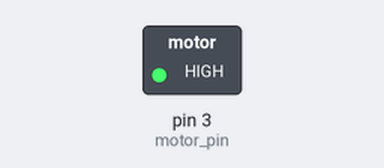
The sketch below on a simulated Arduino Uno, built with avr-gcc and run on an emulated ATmega328P. Shown: switched loads named in the sketch (green lamp = pin HIGH). What the sketch prints to the serial monitor is not drawn.

Above: at 1.5 s.
At 3.5 s:
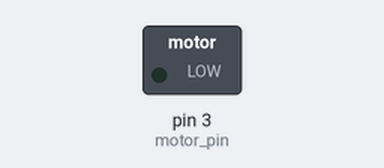
Timing chart, 0 to 5.2 s (numbered marks = the images above):
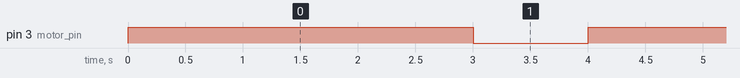

Measured:
- by itself, pin 3 (motor_pin): alternates HIGH for 3.0 s and LOW for 1.0 s

The sketch:

startingSketch.ino
```cpp
int counter = 1;
int motor_pin = 3;
void setup() {
  // put your setup code here, to run once:
  Serial.begin(9600);
  pinMode(motor_pin, OUTPUT);
}

void loop() {
  // put your main code here, to run repeatedly:
  Serial.print(counter);
  counter++;
  digitalWrite(motor_pin, HIGH);
  delay(3000);
  digitalWrite(motor_pin, LOW);
  delay(1000);
}
```
